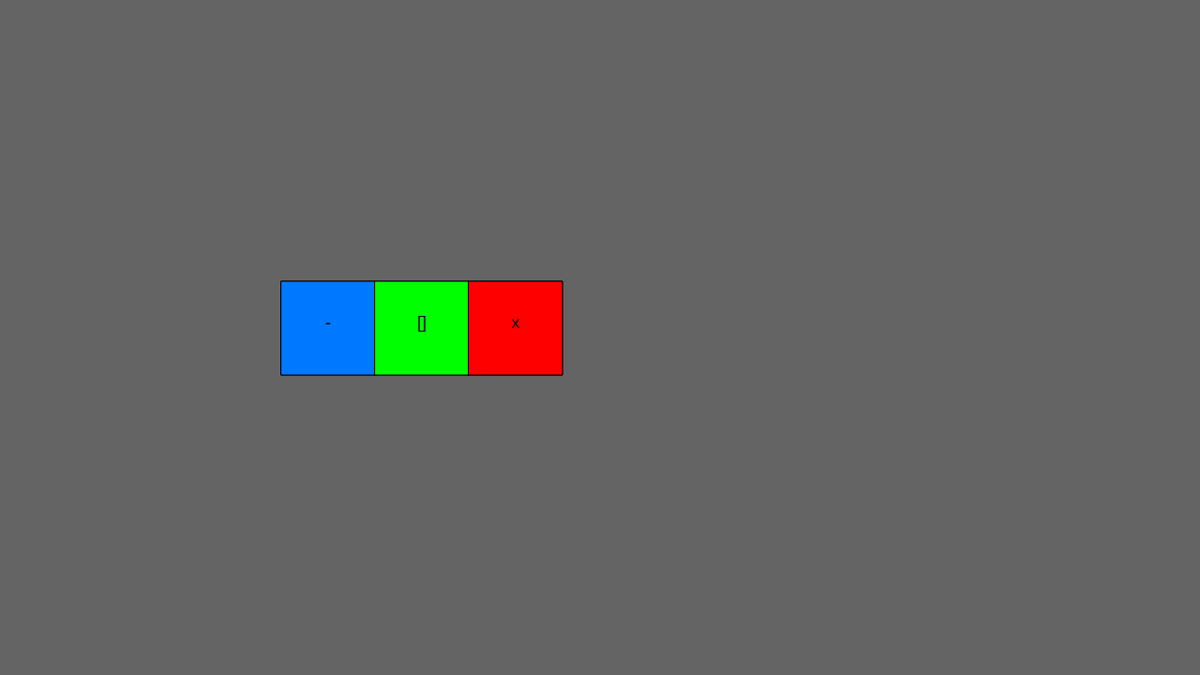
Frame 1 (no input)
Frame 60 (no input): identical to frame 1, image omitted
Frame 120 (the mouse pressed at the canvas centre since frame 60): identical to frame 1, image omitted

The p5.js sketch that drew this single still picture (run headless with seeded random() and noise() and a simulated clock; from frame 60 on, the mouse is pressed at the canvas centre):

// p5.js sketch
// ── sketch.js
class Pane {
  constructor(x1, y1, x2, y2) {
    this.x1 = x1;
    this.y1 = y1;
    this.x2 = x2;
    this.y2 = y2;

    this.components = [];
  }

  getX() {
    return this.x1;
  }

  setX(x) {
    this.x1 = x;
  }

  getY() {
    return this.y1;
  }

  setY(y) {
    this.y1 = y;
  }

  getRegion() {
    return {"x1": this.x1, "y1": this.y1, "x2": this.x2, "y2": this.y2};
  }

  getWidth() {
    return this.x2 - this.x1;
  }

  getHeight() {
    return this.y2 - this.y1;
  }

  add(component) {
    this.components.push(component);
    component.setX(component.getX() + this.getX());
    component.setY(component.getY() + this.getY());
  }

  draw() {
    fill(0, 0, 0, 0);
    rect(this.x1, this.y1, this.x2 - this.x1, this.y2 - this.y1);
    for (var i = 0; i < this.components.length; i++) {
      this.components[i].draw();
    }
  }
}

class Component {
  constructor(x, y, type) {
    this.x = x;
    this.y = y;
    this.type = type;
  }

  getX() {
    return this.x;
  }

  setX(x) {
    this.x = x;
  }

  getY() {
    return this.y;
  }

  setY(y) {
    this.y = y;
  }
}

class Button extends Component {
  constructor(x, y, l, w, rgba, text, onClick) {
    super(x, y, "BUTTON");
    this.l = l;
    this.w = w;
    this.rgba = rgba;
    this.text = text;
    this.onClick = onClick;
  }

  getRegion() {
    return {"x1": this.x, "y1": this.y, "x2": this.x + this.w, "y2": this.y + this.l};
  }

  draw() {
    fill(this.rgba[0], this.rgba[1], this.rgba[2], 255);
    rect(this.x, this.y, this.l, this.w);

    textSize(18);
    textAlign(CENTER);
    fill(0, 0, 0);
    text(this.text, this.x + this.w / 2, this.y + this.l / 2);
  }

}

function mouseClicked() {
  // CREATE EVENT HANDLER THAT LOOPS INTELLIGENTLY
  for (var i = 0; i < window_buttons.components.length; i++) {
    if (inRegion(mouseX, mouseY, window_buttons.components[i].getRegion())) {
      window_buttons.components[i].onClick();
    }
  }
}

function inRegion(x, y, region) {
  return (x >= region.x1 && x <= region.x2 &&
          y >= region.y1 && y <= region.y2);
}

var window_buttons = new Pane(300, 300, 600, 400);

function setup() {
  // put setup code
  createCanvas(1280, 720);

  var test = function() {
    console.log("Hello");
  }

  window_buttons.add(new Button(0, 0, window_buttons.getWidth() / 3, window_buttons.getHeight(), [0, 120, 255], "-", function() {console.log(this.text);}));
  window_buttons.add(new Button(100, 0, window_buttons.getWidth() / 3, window_buttons.getHeight(), [0, 255, 0], "[]", function() {console.log(this.text);}));
  window_buttons.add(new Button(200, 0, window_buttons.getWidth() / 3, window_buttons.getHeight(), [255, 0, 0], "x", function() {console.log(this.text);}));
}

function draw() {
  // put drawing code here
  background(100);
  window_buttons.draw();
}

// ── gui5.js
class GPane {
  constructor(x1, y1, x2, y2) {
    this.x1 = x1;
    this.y1 = y1;
    this.x2 = x2;
    this.y2 = y2;

    this.components = [];
  }

  getX() {
    return this.x1;
  }

  setX(x) {
    this.x1 = x;
  }

  getY() {
    return this.y1;
  }

  setY(y) {
    this.y1 = y;
  }

  getRegion() {
    return { x1: this.x1, y1: this.y1, x2: this.x2, y2: this.y2 };
  }

  getWidth() {
    return this.x2 - this.x1;
  }

  getHeight() {
    return this.y2 - this.y1;
  }

  add(component) {
    this.components.push(component);
    component.setX(component.getX() + this.getX());
    component.setY(component.getY() + this.getY());
  }

  draw() {
    fill(0, 0, 0, 0);
    rect(this.x1, this.y1, this.x2 - this.x1, this.y2 - this.y1);
    for (var i = 0; i < this.components.length; i++) {
      this.components[i].draw();
    }
  }
}

class GComponent {
  constructor(x, y, type) {
    this.x = x;
    this.y = y;
    this.type = type;
  }

  getX() {
    return this.x;
  }

  setX(x) {
    this.x = x;
  }

  getY() {
    return this.y;
  }

  setY(y) {
    this.y = y;
  }
}

class GButton extends GComponent {
  constructor(x, y, l, w, rgba, text, onClick) {
    super(x, y, "BUTTON");
    this.l = l;
    this.w = w;
    this.rgba = rgba;
    this.text = text;
    this.onClick = onClick;
  }

  getRegion() {
    return { x1: this.x, y1: this.y, x2: this.x + this.w, y2: this.y + this.l };
  }

  draw() {
    fill(this.rgba[0], this.rgba[1], this.rgba[2], 255);
    rect(this.x, this.y, this.l, this.w);

    textSize(18);
    textAlign(CENTER);
    fill(0, 0, 0);
    text(this.text, this.x + this.w / 2, this.y + this.l / 2);
  }
}

class GText extends GComponent {
  constructor(x, y, w, l, size, rgba, text, onClick) {
    super(x, y, "TEXT");
    this.w = w;
    this.l = l;
    this.size = size;
    this.rgba = rgba;
    this.text = text;
    this.onClick = onClick;
  }

  getRegion() {
    return { x1: this.x, y1: this.y, x2: this.x + this.w, y2: this.y + this.l };
  }

  draw() {
    fill(this.rgba[0], this.rgba[1], this.rgba[2], 255);
    textSize(this.size);
    textAlign(LEFT);
    text(this.text, this.x, this.y, this.x + this.w, this.y + this.l);
  }
}

function mouseClicked() {
  // CREATE EVENT HANDLER THAT LOOPS INTELLIGENTLY
  for (var i = 0; i < panes.length; i++) {
    if (inRegion(mouseX, mouseY, panes[i].getRegion())) {
      for (var j = 0; j < panes[i].components.length; j++) {
        if (inRegion(mouseX, mouseY, panes[i].components[j].getRegion())) {
          panes[i].components[j].onClick();
        }
      }
      break;
    }
  }
}

function inRegion(x, y, region) {
  return x >= region.x1 && x <= region.x2 && y >= region.y1 && y <= region.y2;
}
